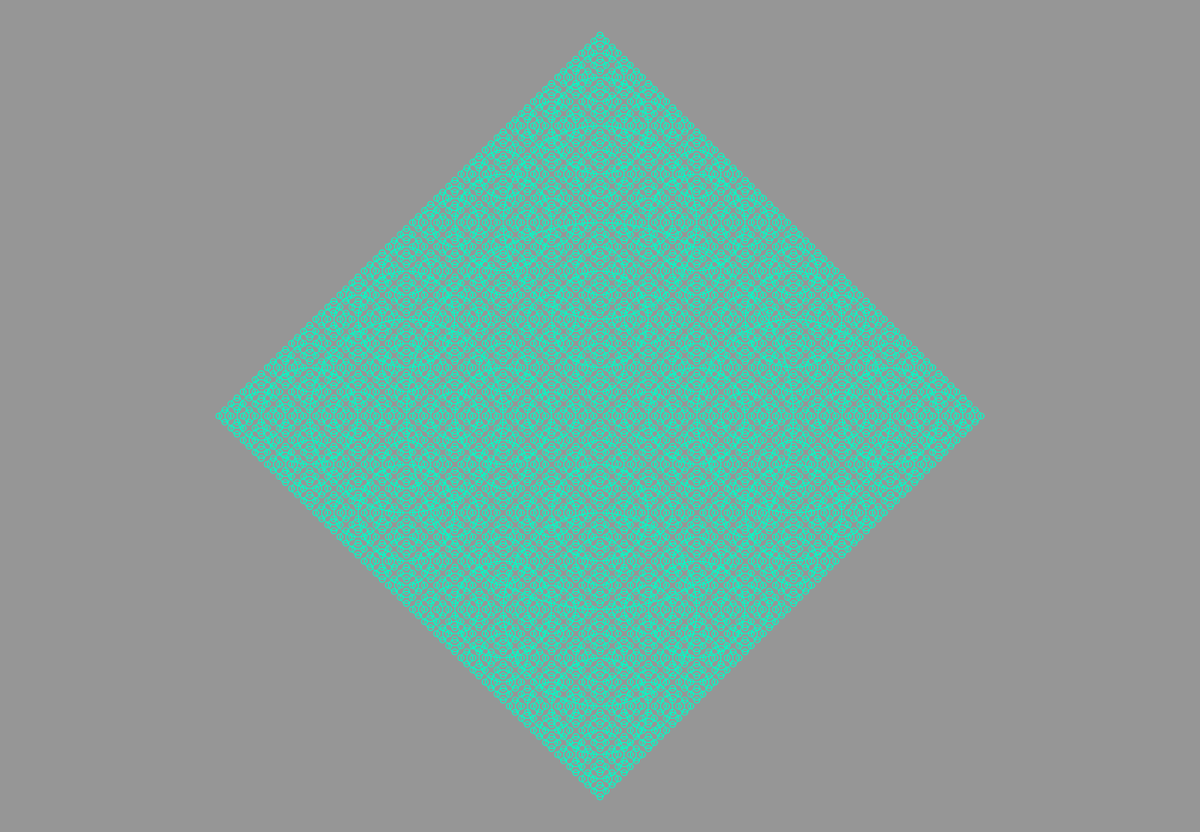
Frame 1 (no input)
Frame 2 (the mouse pressed at the canvas centre, redrawn once): identical to frame 1, image omitted

The p5.js sketch that drew this single still picture (run headless with seeded random() and noise() and a simulated clock; the mouse was pressed at the canvas centre and the sketch redrawn once):

// p5.js sketch
// ── sketch.js
function setup() {
  createCanvas(1240,860);  
}

function draw() {
  background(150);
  drawCircle(width/2,height/2,400); 
  noLoop();
}

// Recursive function
function drawCircle(x,y,r) {
  stroke(0, 255, 200); //color circle
  noFill();
  ellipse(x, y, r, r);
  if(r > 8) {
    // Now we draw 4 circles, one to the left
    // and one to the right, one above and one below 
    drawCircle(x + r/2, y, r/2);
    drawCircle(x - r/2, y, r/2);
    drawCircle(x , y + r/2, r/2);
    drawCircle(x, y - r/2, r/2);

  }
}
